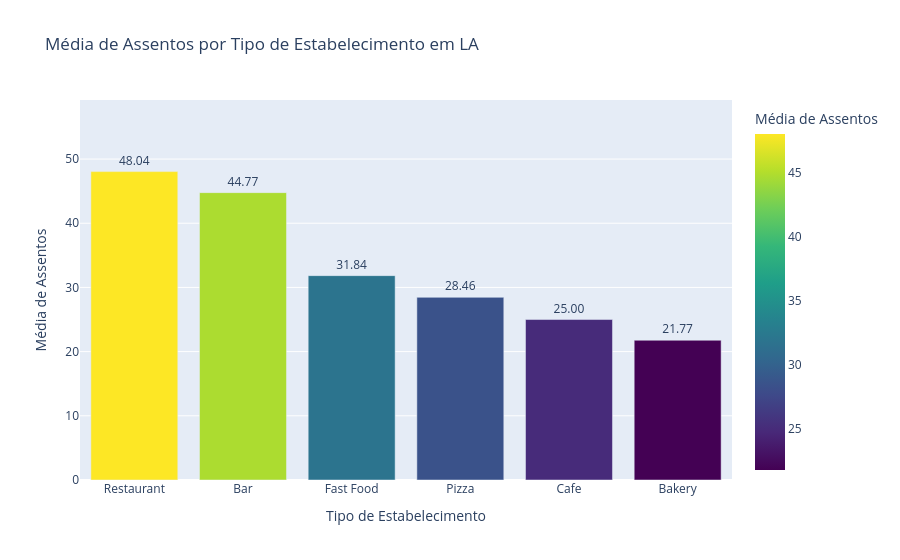

The notebook cell saved with this chart:
### Markdown cell above
- O estabelecimento típico para redes (onde a presença de "Chain = True" é proporcionalmente dominante) é a "Bakery".
- A partir do gráfico de dispersão, as redes em LA seguem o padrão de muitos locais com poucos assentos (como cafeterias e fast food de balcão) ou poucos locais com muitos assentos (restaurantes de grande porte com poucas filiais).

### Code cell
import plotly.express as px
# Calculando a média de assentos por tipo de estabelecimento
avg_seats = df.groupby('object_type')['number'].mean().sort_values(ascending=False).reset_index()
avg_seats.columns = ['object_type', 'avg_seats']

# 2. Identificando o líder em capacidade
print("Média de assentos por tipo:")
print(avg_seats)
print()

# Criando o gráfico de barras corrigido
fig = px.bar(
    avg_seats,
    x='object_type',
    y='avg_seats',
    # Passamos os valores formatados diretamente para o argumento text
    text=avg_seats['avg_seats'].apply(lambda x: f'{x:.2f}'),
    title='Média de Assentos por Tipo de Estabelecimento em LA',
    labels={'object_type': 'Tipo', 'avg_seats': 'Média de Assentos'},
    color='avg_seats',
    color_continuous_scale='Viridis'
)

fig.update_traces(textposition='outside')

# Refinando o layout
fig.update_layout(
    xaxis_title="Tipo de Estabelecimento",
    yaxis_title="Média de Assentos",
    xaxis={'categoryorder':'total descending'},
    yaxis_range=[0, top_10_streets['count'].max() * 1/5]
)

fig.show()

### Figure 1 — Plotly figure (JSON) as saved in the notebook; plotly's stock layout.template omitted (floating-point values rounded to 4 significant figures)
{"data": [{"alignmentgroup": "True", "hovertemplate": "Tipo=%{x}<br>Média de Assentos=%{marker.color}<br>text=%{text}<extra></extra>", "legendgroup": "", "marker": {"color": [48.04, 44.77, 31.84, 28.46, 25, 21.77], "coloraxis": "coloraxis", "pattern": {"shape": ""}}, "name": "", "offsetgroup": "", "orientation": "v", "showlegend": false, "text": ["48.04", "44.77", "31.84", "28.46", "25.00", "21.77"], "textposition": "outside", "type": "bar", "x": ["Restaurant", "Bar", "Fast Food", "Pizza", "Cafe", "Bakery"], "xaxis": "x", "y": [48.04, 44.77, 31.84, 28.46, 25, 21.77], "yaxis": "y"}], "layout": {"barmode": "relative", "coloraxis": {"colorbar": {"title": {"text": "Média de Assentos"}}, "colorscale": [[0, "#440154"], [0.1111, "#482878"], [0.2222, "#3e4989"], [0.3333, "#31688e"], [0.4444, "#26828e"], [0.5556, "#1f9e89"], [0.6667, "#35b779"], [0.7778, "#6ece58"], [0.8889, "#b5de2b"], [1, "#fde725"]]}, "legend": {"tracegroupgap": 0}, "title": {"text": "Média de Assentos por Tipo de Estabelecimento em LA"}, "xaxis": {"anchor": "y", "categoryorder": "total descending", "domain": [0, 1], "title": {"text": "Tipo de Estabelecimento"}}, "yaxis": {"anchor": "x", "domain": [0, 1], "range": [0, 59.2], "title": {"text": "Média de Assentos"}}}}
